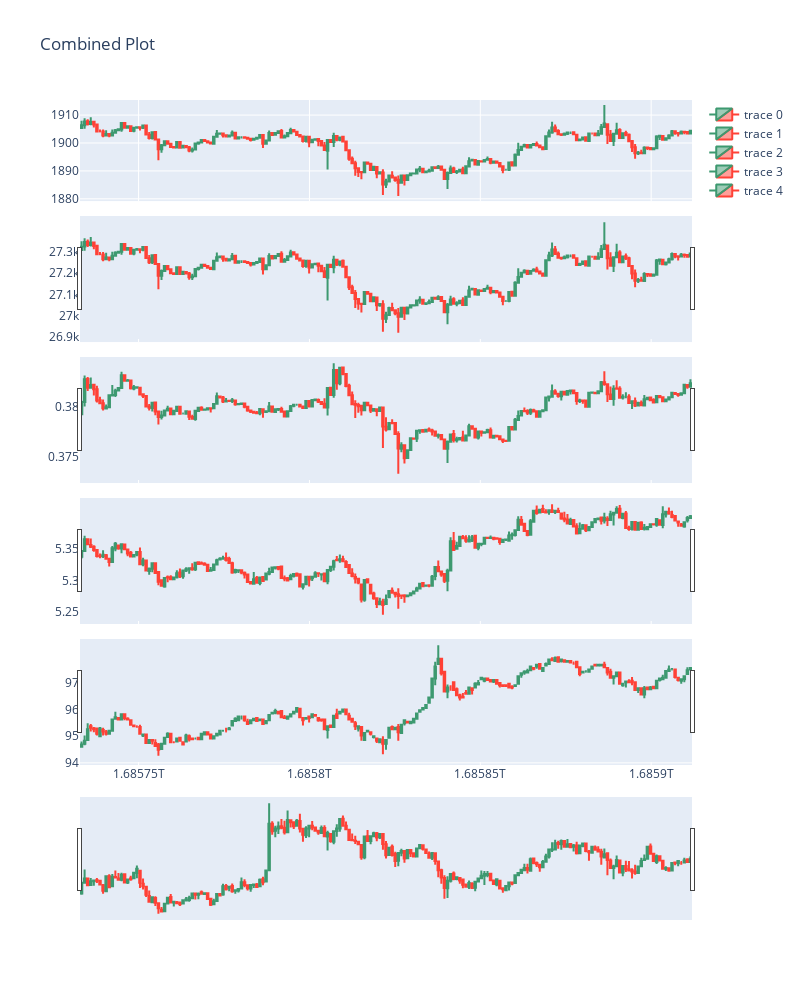

Notebook cell for this chart:
### Code cell
# fig, axs = plt.subplots(1, len(listOfFig), figsize=(14, 6))  
fig = make_subplots(rows=len(listOfFig), cols=1, shared_xaxes=True)
for i, x in enumerate(listOfFig): fig.add_trace(x.data[0], row=i+1, col=1)

# Update layout and labels
fig.update_layout(height=1000, width=800, 
                  title_text="Combined Plot",
                   spacing=0.05)
# fig.update_xaxes(title_text="X-axis")
# fig.update_yaxes(title_text="Y-axis")


fig.update_annotations(
    [
        dict(text="Candlestick Title", x=0.5, y=1.1, xref="paper", yref="paper", showarrow=False),
        dict(text="Square Title", x=0.5, y=0.65, xref="paper", yref="paper", showarrow=False),
        dict(text="Bar Chart Title", x=0.5, y=0.3, xref="paper", yref="paper", showarrow=False),
        dict(text="Bar Chart Title", x=0.5, y=0.3, xref="paper", yref="paper", showarrow=False),
        dict(text="PLease show", x=0.5, y=0.3, xref="time", yref="paper", showarrow=False),
    ],
    selector=dict(arrowcolor="rgba(0, 0, 0, 0)")  # Select only the annotations
)
fig.show()

### Figure 1 — Plotly figure (JSON) as saved in the notebook; plotly's stock layout.template omitted (floating-point values rounded to 4 significant figures; data arrays with more than 128 entries replaced by an {"elided": "..."} marker saying what was removed)
{"data": [{"close": {"elided": "199 float values"}, "high": {"elided": "199 float values"}, "low": {"elided": "199 float values"}, "open": {"elided": "199 float values"}, "type": "candlestick", "x": {"elided": "199 int values"}, "xaxis": "x", "yaxis": "y"}, {"close": {"elided": "199 int values"}, "high": {"elided": "199 int values"}, "low": {"elided": "199 int values"}, "open": {"elided": "199 int values"}, "type": "candlestick", "x": {"elided": "199 int values"}, "xaxis": "x2", "yaxis": "y2"}, {"close": {"elided": "199 float values"}, "high": {"elided": "199 float values"}, "low": {"elided": "199 float values"}, "open": {"elided": "199 float values"}, "type": "candlestick", "x": {"elided": "199 int values"}, "xaxis": "x3", "yaxis": "y3"}, {"close": {"elided": "199 float values"}, "high": {"elided": "199 float values"}, "low": {"elided": "199 float values"}, "open": {"elided": "199 float values"}, "type": "candlestick", "x": {"elided": "199 int values"}, "xaxis": "x4", "yaxis": "y4"}, {"close": {"elided": "199 float values"}, "high": {"elided": "199 float values"}, "low": {"elided": "199 float values"}, "open": {"elided": "199 float values"}, "type": "candlestick", "x": {"elided": "199 int values"}, "xaxis": "x5", "yaxis": "y5"}], "layout": {"height": 1000, "title": {"text": "Combined Plot"}, "width": 800, "xaxis": {"anchor": "y", "domain": [0, 1], "matches": "x5", "showticklabels": false}, "xaxis2": {"anchor": "y2", "domain": [0, 1], "matches": "x5", "showticklabels": false}, "xaxis3": {"anchor": "y3", "domain": [0, 1], "matches": "x5", "showticklabels": false}, "xaxis4": {"anchor": "y4", "domain": [0, 1], "matches": "x5", "showticklabels": false}, "xaxis5": {"anchor": "y5", "domain": [0, 1]}, "yaxis": {"anchor": "x", "domain": [0.848, 1]}, "yaxis2": {"anchor": "x2", "domain": [0.636, 0.788]}, "yaxis3": {"anchor": "x3", "domain": [0.424, 0.576]}, "yaxis4": {"anchor": "x4", "domain": [0.212, 0.364]}, "yaxis5": {"anchor": "x5", "domain": [0, 0.152]}}}
